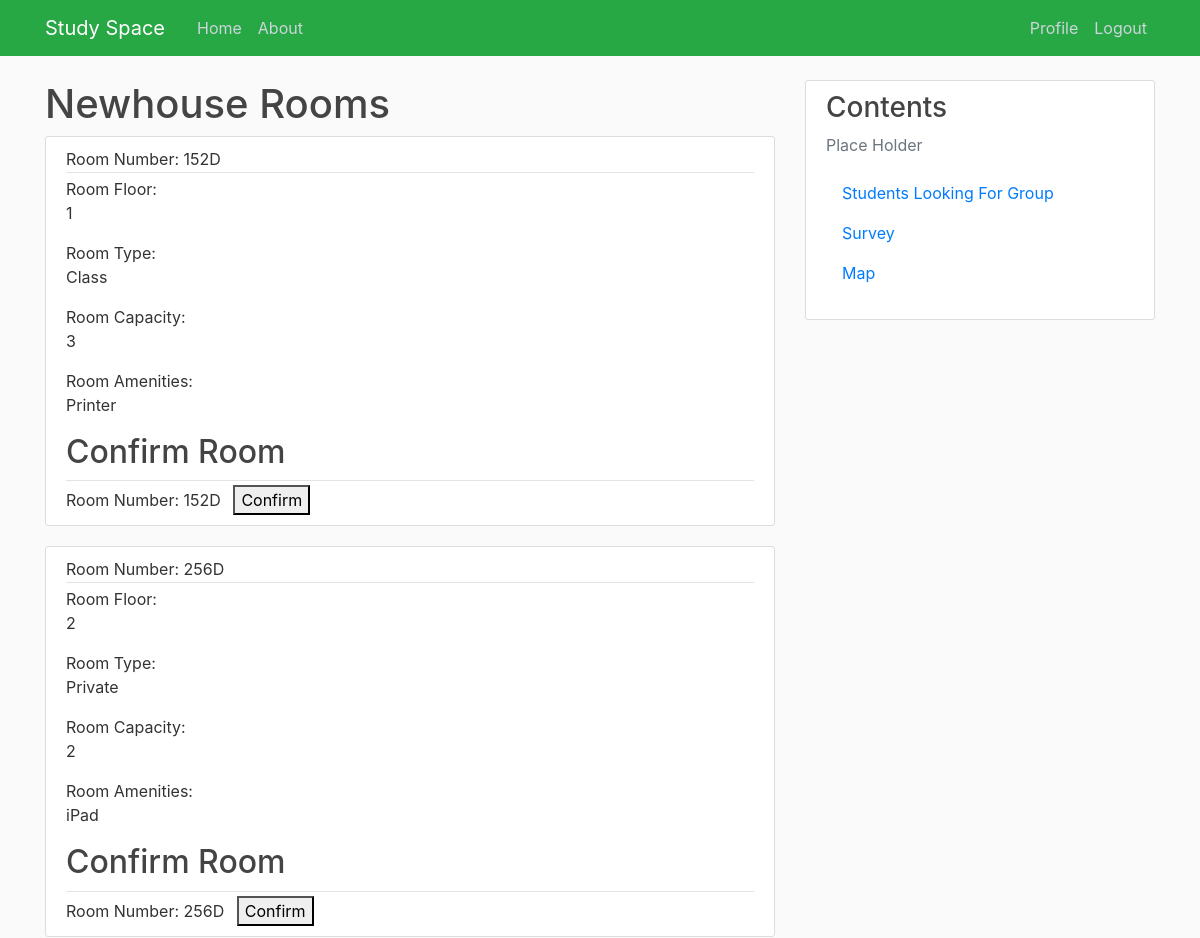
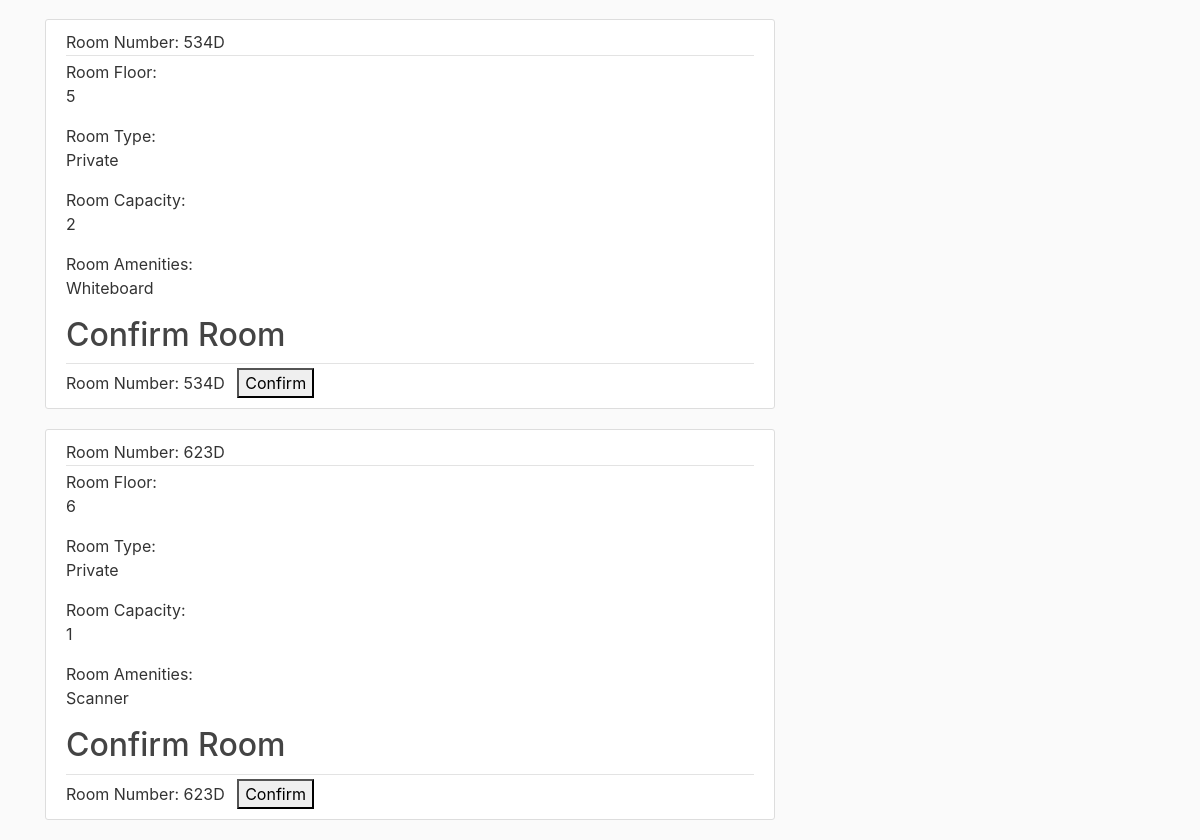
Page /newhouse (signed in) on the committed database (2 pictures, top to bottom).
### studyspace/database.py (models this page shows, shortened)
class Room(db.Model):
    id = db.Column(db.Integer, primary_key=True)
    building_id = db.Column(db.Integer, db.ForeignKey('building.id'), nullable=False)
    amenities_id = db.Column(db.Integer, db.ForeignKey('amenities.id'), nullable=False)
    name = db.Column(db.String(10), unique=True, nullable=False)
    floor = db.Column(db.String(10), nullable=False)
    roomType = db.Column(db.String(20), nullable=False)
    capacity = db.Column(db.Integer, nullable=False)
    reservation = db.relationship('Reservation', backref='reservationRoom', lazy=True)

class Amenities(db.Model):
    id = db.Column(db.Integer, primary_key=True)
    name = db.Column(db.String(30), nullable=False)
    amenityType = db.Column(db.String(40), nullable=False)
    room = db.relationship('Room', backref='roomAmenities', lazy=True)

### studyspace/routes.py (the view)
@app.route("/newhouse", methods=['GET', 'POST'])
@login_required
def newhouse():
    form = BuildingForm()
    rooms = Room.query.filter_by(building_id='4').all()
    amens = Amenities.query.all()
    return render_template('newhouse.html', title='Newhouse', form=form, rooms=rooms, amens=amens)

### studyspace/database.py (called while the page is built)
@login_manager.user_loader
def load_user(user_id):
    return User.query.get(int(user_id))

### studyspace/templates/newhouse.html
{% extends "layout.html" %}
{% block content %}
<h1>Newhouse Rooms</h1>
{% for room in rooms %}
<article class="media content-section">
    <div class="media-body">
      <div class="article-metadata">
        Room Number: <a class="mr-2">{{ room.name }}</a>
      </div>
      Room Floor: <p class="article-content">{{ room.floor }}</p>
      Room Type: <p class="article-content">{{ room.roomType }}</p>
      Room Capacity: <p class="article-content">{{ room.capacity }}</p>
      Room Amenities: <p class="article-content">{{ room.roomAmenities.name}}</p>
      <div class="article-metadata">
        <h2>Confirm Room</h2>
      </div>
        Room Number: <a class="mr-2">{{ room.name }}</a>
        <a class="mr-2" href="{{ url_for('confirmation') }}">
            <button class="pure-button button-warning confirm" type="submit">Confirm</button>
        </a>
    </div>
  </article>
{% endfor %}
{% endblock content %}

### studyspace/static/main.css (style rules this page uses)
body { background: #fafafa; color: #333333; margin-top: 5rem; }
h1, h2, h3, h4, h5, h6 { color: #444444; }
.content-section { background: #ffffff; padding: 10px 20px; border: 1px solid #dddddd; border-radius: 3px; margin-bottom: 20px; }
.article-content { white-space: pre-line; }
.article-metadata { padding-bottom: 1px; margin-bottom: 4px; border-bottom: 1px solid #e3e3e3 }

### rows in the picture
Room: name "152D", floor "1", roomType "Class", capacity "3", roomAmenities.name "Printer"
Room: name "256D", floor "2", roomType "Private", capacity "2", roomAmenities.name "iPad"
Room: name "534D", floor "5", roomType "Private", capacity "2", roomAmenities.name "Whiteboard"
Room: name "623D", floor "6", roomType "Private", capacity "1", roomAmenities.name "Scanner"
